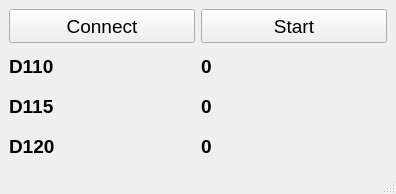
<?xml version="1.0" encoding="UTF-8"?>
<ui version="4.0">
 <class>MainWindow</class>
 <widget class="QMainWindow" name="MainWindow">
  <property name="geometry">
   <rect>
    <x>0</x>
    <y>0</y>
    <width>396</width>
    <height>194</height>
   </rect>
  </property>
  <property name="windowTitle">
   <string>MainWindow</string>
  </property>
  <widget class="QWidget" name="centralwidget">
   <layout class="QVBoxLayout" name="verticalLayout">
    <item>
     <layout class="QHBoxLayout" name="horizontalLayout">
      <item>
       <widget class="QPushButton" name="connectBtn">
        <property name="sizePolicy">
         <sizepolicy hsizetype="Minimum" vsizetype="Minimum">
          <horstretch>0</horstretch>
          <verstretch>0</verstretch>
         </sizepolicy>
        </property>
        <property name="minimumSize">
         <size>
          <width>70</width>
          <height>0</height>
         </size>
        </property>
        <property name="font">
         <font>
          <pointsize>14</pointsize>
         </font>
        </property>
        <property name="text">
         <string>Connect</string>
        </property>
       </widget>
      </item>
      <item>
       <widget class="QPushButton" name="startBtn">
        <property name="sizePolicy">
         <sizepolicy hsizetype="Minimum" vsizetype="Minimum">
          <horstretch>0</horstretch>
          <verstretch>0</verstretch>
         </sizepolicy>
        </property>
        <property name="minimumSize">
         <size>
          <width>70</width>
          <height>0</height>
         </size>
        </property>
        <property name="font">
         <font>
          <pointsize>14</pointsize>
         </font>
        </property>
        <property name="text">
         <string>Start</string>
        </property>
       </widget>
      </item>
     </layout>
    </item>
    <item>
     <layout class="QHBoxLayout" name="horizontalLayout_2">
      <item>
       <widget class="QLabel" name="label">
        <property name="font">
         <font>
          <pointsize>14</pointsize>
          <bold>true</bold>
         </font>
        </property>
        <property name="text">
         <string>D110</string>
        </property>
       </widget>
      </item>
      <item>
       <widget class="QLabel" name="tag1Lbl">
        <property name="font">
         <font>
          <pointsize>14</pointsize>
          <bold>true</bold>
         </font>
        </property>
        <property name="text">
         <string>0</string>
        </property>
       </widget>
      </item>
     </layout>
    </item>
    <item>
     <layout class="QHBoxLayout" name="horizontalLayout_3">
      <item>
       <widget class="QLabel" name="label_2">
        <property name="font">
         <font>
          <pointsize>14</pointsize>
          <bold>true</bold>
         </font>
        </property>
        <property name="text">
         <string>D115</string>
        </property>
       </widget>
      </item>
      <item>
       <widget class="QLabel" name="tag2Lbl">
        <property name="font">
         <font>
          <pointsize>14</pointsize>
          <bold>true</bold>
         </font>
        </property>
        <property name="text">
         <string>0</string>
        </property>
       </widget>
      </item>
     </layout>
    </item>
    <item>
     <layout class="QHBoxLayout" name="horizontalLayout_4">
      <item>
       <widget class="QLabel" name="label_3">
        <property name="font">
         <font>
          <pointsize>14</pointsize>
          <bold>true</bold>
         </font>
        </property>
        <property name="text">
         <string>D120</string>
        </property>
       </widget>
      </item>
      <item>
       <widget class="QLabel" name="tag3Lbl">
        <property name="font">
         <font>
          <pointsize>14</pointsize>
          <bold>true</bold>
         </font>
        </property>
        <property name="text">
         <string>0</string>
        </property>
       </widget>
      </item>
     </layout>
    </item>
   </layout>
  </widget>
  <widget class="QMenuBar" name="menubar">
   <property name="geometry">
    <rect>
     <x>0</x>
     <y>0</y>
     <width>396</width>
     <height>18</height>
    </rect>
   </property>
  </widget>
  <widget class="QStatusBar" name="statusbar"/>
 </widget>
 <resources/>
 <connections/>
</ui>
